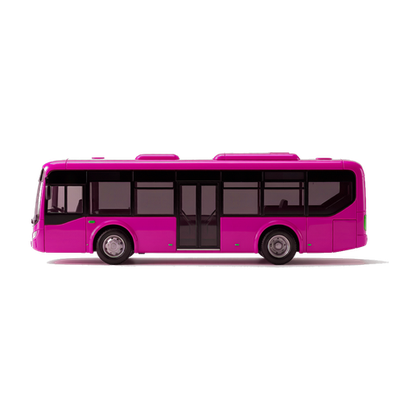
#> input picture assets/vehicles/ambulance.png, 420 x 420 px, shrunk from 512 x 512 before the run
$ python -i remove_bg.py   (imports and definitions only)
#> lines starting #> are read from the running program, lines starting #| are printed output that depends on the picture
#> further down, picture is the input picture: PIL image 420x420 RGBA; mean R, G, B, A 23, 8.2, 17, 48.8
import os, glob, math
from collections import deque
from PIL import Image, ImageFilter, ImageChops

SRC = "generated-images"
DST = "assets/vehicles"
PAD = 0.05  # 裁剪留白比例，给精致车模留足呼吸空间
WMARK_W, WMARK_H = 220, 100  # ImageGen 右下角水印大致区域(放大覆盖 AI生成/WorkBuddy 水印)

# (源文件名前缀, 目标车型名)。prompt 必须以该前缀开头，确保 ImageGen 文件名唯一。
# V2：换为侧光（左水平射来，顶面在阴影里，不要 rim light）。
MAP = [
    ("BIKE_SIDE2_", "bike"),
    ("SCOOTER_SIDE2_", "scooter"),
    ("CAR_SIDE2_", "car"),
    ("TAXI_SIDE2_", "taxi"),
    ("BUS_SIDE2_", "bus"),
    ("TRUCK_SIDE2_", "truck"),
    ("TRAIN_SIDE2_", "train"),
    ("ROCKET_SIDE2_", "rocket"),
    ("TANKER_SIDE2_", "tanker"),
    ("METRO_SIDE2_", "metro"),
    ("PLANE_SIDE2_", "plane"),
    ("JET_SIDE2_", "jet"),
    ("SHUTTLE_SIDE2_", "shuttle"),
    ("UFO_SIDE2_", "ufo"),
    ("MAGLEV_SIDE2_", "maglev"),
    ("STATION_SIDE2_", "station"),
    ("COMET_SIDE2_", "comet"),
    # 2026-10-21 补齐最后 10 档（船舶 6 + 军舰/航母 2 + 直升机/无人机 2）。
    # 这 10 档原先 sprite 为 null，牌堆刷到 / 图鉴未点亮时只能显示 emoji，
    # Web 端更是豆腐块。补图后 VehicleType 50 档全部有 PNG。
    ("DINGHY_SIDE2_", "dinghy"),
    ("FISHING_SIDE2_", "fishing"),
    ("FERRY_SIDE2_", "ferry"),
    ("SAILBOAT_SIDE2_", "sailboat"),
    ("SPEEDBOAT_SIDE2_", "speedboat"),
    ("BARGE_SIDE2_", "barge"),
    ("WARSHIP_SIDE2_", "warship"),
    ("CARRIER_SIDE2_", "carrier"),
    ("HELICOPTER_SIDE2_", "helicopter"),
    ("DRONE_SIDE2_", "drone"),
]

# 较宽的羽化带：让边缘过渡更平滑，减少锯齿感。
T1 = 16   # 低于此距离：完全透明
T2 = 130  # 高于此距离：不透明（中间为半透明羽化，保留接触阴影）
ALPHA_THRESHOLD = 30  # 参与连通区域计算的最低 alpha


# [15 lines left out: function sample_bg, not called in this run]


def dist(a, b):
    return math.sqrt((a[0] - b[0]) ** 2 + (a[1] - b[1]) ** 2 + (a[2] - b[2]) ** 2)


# [50 lines left out: function trim_corner_residues, not called in this run]


def dist(a, b):
    return math.sqrt((a[0] - b[0]) ** 2 + (a[1] - b[1]) ** 2 + (a[2] - b[2]) ** 2)


# [62 lines left out: functions remove_gray_floor, keep_significant_blobs, not called in this run]


def brighten(img, gamma=0.58, sat_boost=1.15):
    """对 RGB 通道做 gamma 校正(<1 = 提亮),让 SIDE 渲染的偏暗车模在深色卡上
    更清晰可读;并轻度提饱和,防止 gamma 拉平后颜色发灰。暗部提得多、亮部几乎
    不变,保留侧光结构(左侧亮、右侧暗、顶面在阴影)。不动 alpha。"""
#> called with gamma = 0.58, sat_boost = 1.15
    from PIL import ImageEnhance
    r, g, b, a = img.split()
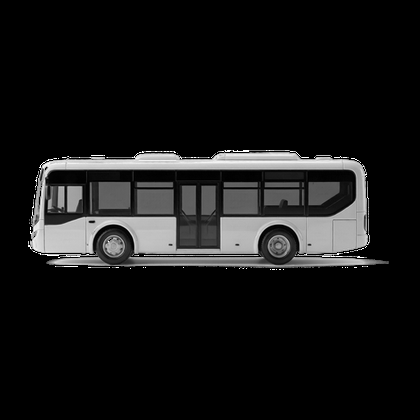
#> r: PIL image 420x420 L; min 0, max 255, mean 23
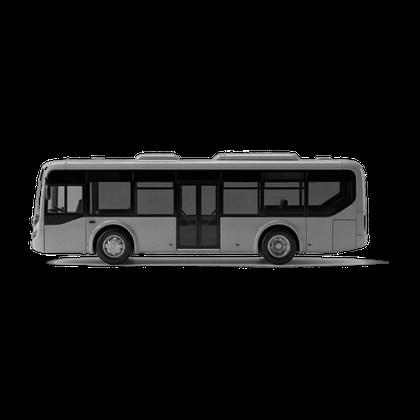
#> b: PIL image 420x420 L; min 0, max 255, mean 17
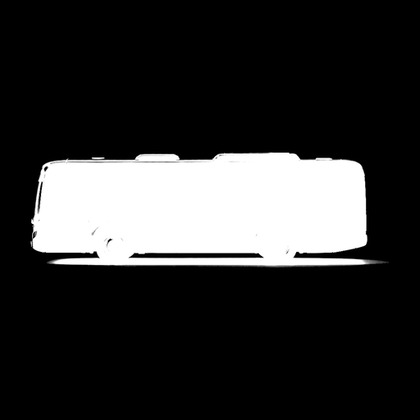
#> a: PIL image 420x420 L; min 0, max 255, mean 48.8
    lut = [min(255, int((i / 255.0) ** gamma * 255)) for i in range(256)]
    r = r.point(lut)
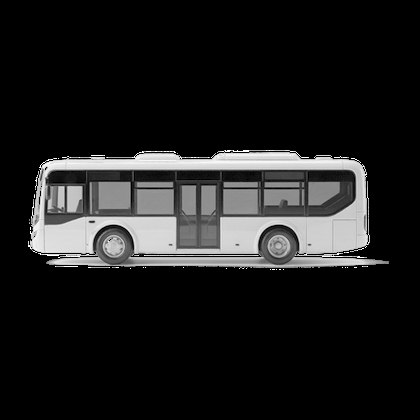
#> r: PIL image 420x420 L; min 0, max 255, mean 30
    g = g.point(lut)
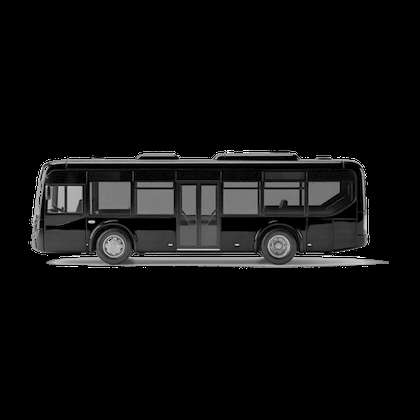
#> g: PIL image 420x420 L; min 0, max 255, mean 14.7
    b = b.point(lut)
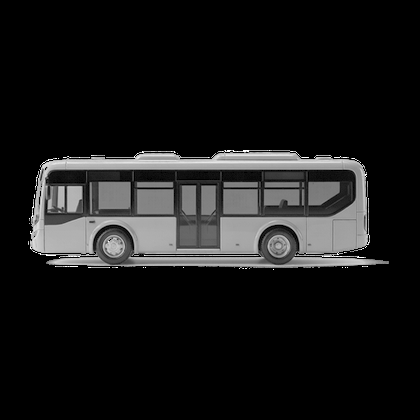
#> b: PIL image 420x420 L; min 0, max 255, mean 25
    img = Image.merge("RGBA", (r, g, b, a))
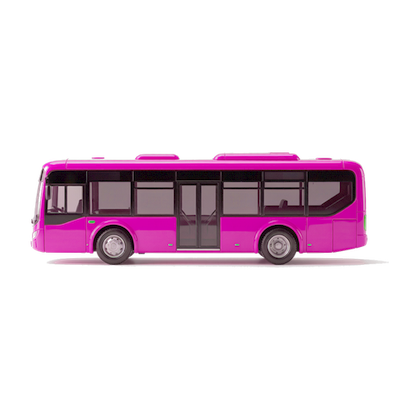
#> img: PIL image 420x420 RGBA; mean R, G, B, A 30, 14.7, 25, 48.8; transparent parts drawn white
    if sat_boost != 1.0:
        img = ImageEnhance.Color(img).enhance(sat_boost)
    return img


# [103 lines left out: functions clean_edges, smooth_alpha, main, not called in this run]

# [4 lines not run here, left out]

>>> from PIL import Image
>>> picture = Image.open('../assets/vehicles/ambulance.png')
>>> result = brighten(picture)

$ run again, on assets/vehicles/cargo.png
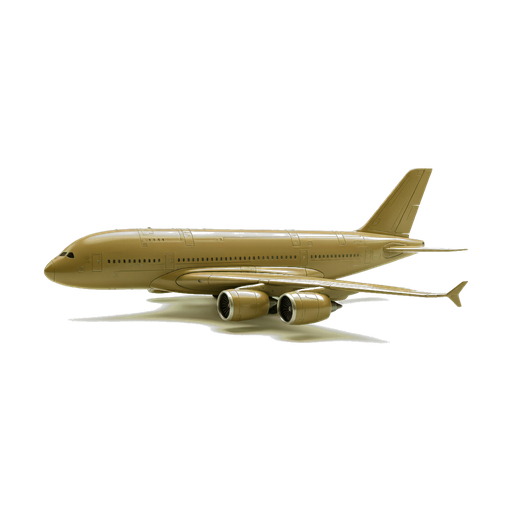
#> input picture assets/vehicles/cargo.png, 512 x 512 px
#> picture is the input picture: PIL image 512x512 RGBA; mean R, G, B, A 17.4, 15.5, 9.4, 27.8
#> in brighten, `r = r.point(lut)`:
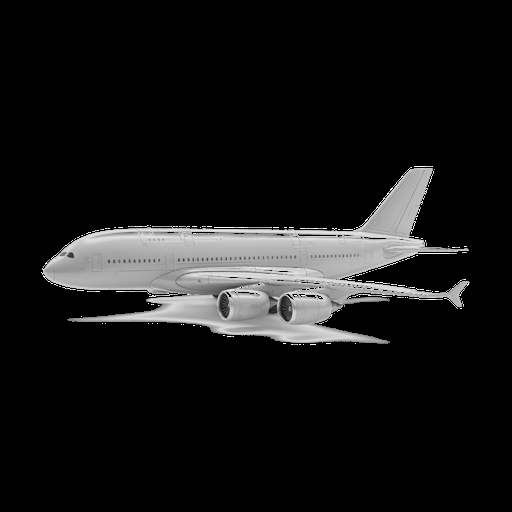
#> r: PIL image 512x512 L; min 0, max 255, mean 22.3
#> in brighten, `img = Image.merge("RGBA", (r, g, b, a))`:
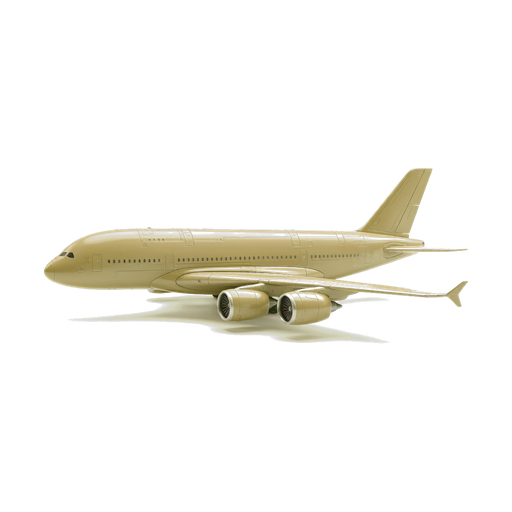
#> img: PIL image 512x512 RGBA; mean R, G, B, A 22.3, 20.9, 15.3, 27.8; transparent parts drawn white
